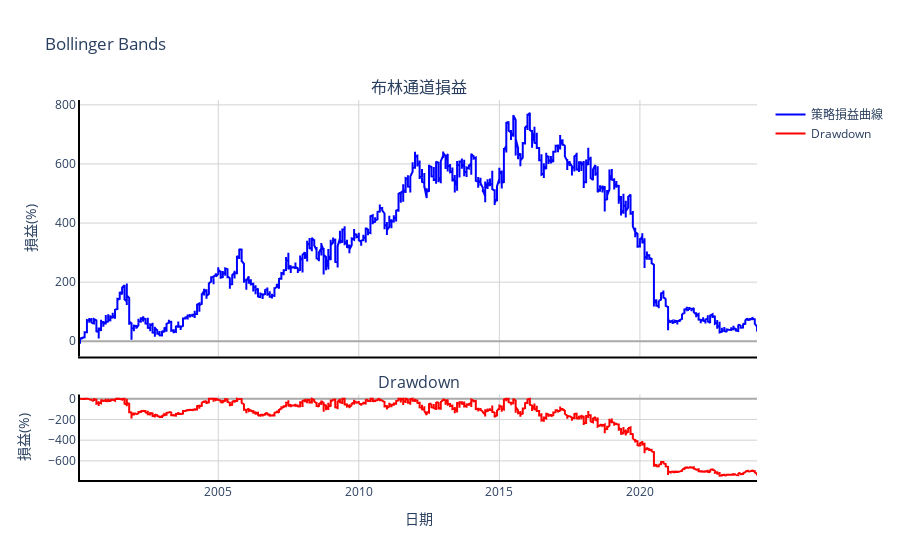

Notebook cell for this chart:
### Markdown cell above
**<H>特殊格式<H>**

### Code cell
# 建立plotly損益曲線
trace1 = go.Scatter(x=profit_df['日期'].dt.strftime('%Y-%m'),  # 格式化為年月
                    y=profit_df['策略累積報酬率']*100, 
                    mode='lines', 
                    name='策略損益曲線', 
                    line=dict(color='blue')
                    )
trace2 = go.Scatter(x=profit_df['日期'].dt.strftime('%Y-%m'),  # 格式化為年月
                    y=profit_df['Drawdown']*100, 
                    mode='lines', 
                    name='Drawdown', 
                    line=dict(color='red')
                    )
# 繪製策略損益圖
draw_PnL(trace1, trace2, '布林通道損益', 'Drawdown')

### Figure 1 — Plotly figure (JSON) as saved in the notebook; plotly's stock layout.template omitted (floating-point values rounded to 4 significant figures; data arrays with more than 128 entries replaced by an {"elided": "..."} marker saying what was removed)
{"data": [{"line": {"color": "blue"}, "mode": "lines", "name": "策略損益曲線", "type": "scatter", "x": {"elided": "5038 str values"}, "xaxis": "x", "y": {"elided": "5038 float values"}, "yaxis": "y"}, {"line": {"color": "red"}, "mode": "lines", "name": "Drawdown", "type": "scatter", "x": {"elided": "5038 str values"}, "xaxis": "x2", "y": {"elided": "5038 float values"}, "yaxis": "y2"}], "layout": {"annotations": [{"font": {"size": 16}, "showarrow": false, "text": "布林通道損益", "x": 0.5, "xanchor": "center", "xref": "paper", "y": 1, "yanchor": "bottom", "yref": "paper"}, {"font": {"size": 16}, "showarrow": false, "text": "Drawdown", "x": 0.5, "xanchor": "center", "xref": "paper", "y": 0.225, "yanchor": "bottom", "yref": "paper"}], "plot_bgcolor": "white", "title": {"text": "Bollinger Bands"}, "xaxis": {"anchor": "y", "domain": [0, 1], "gridcolor": "lightgrey", "linecolor": "black", "linewidth": 2, "matches": "x2", "showgrid": true, "showticklabels": false}, "xaxis2": {"anchor": "y2", "domain": [0, 1], "gridcolor": "lightgrey", "linecolor": "black", "linewidth": 2, "showgrid": true, "title": {"text": "日期"}}, "yaxis": {"anchor": "x", "domain": [0.325, 1], "gridcolor": "lightgrey", "linecolor": "black", "linewidth": 2, "showgrid": true, "title": {"text": "損益(%)"}, "zerolinecolor": "darkgrey"}, "yaxis2": {"anchor": "x2", "domain": [0, 0.225], "gridcolor": "lightgrey", "linecolor": "black", "linewidth": 2, "showgrid": true, "title": {"text": "損益(%)"}, "zerolinecolor": "darkgrey"}}}
